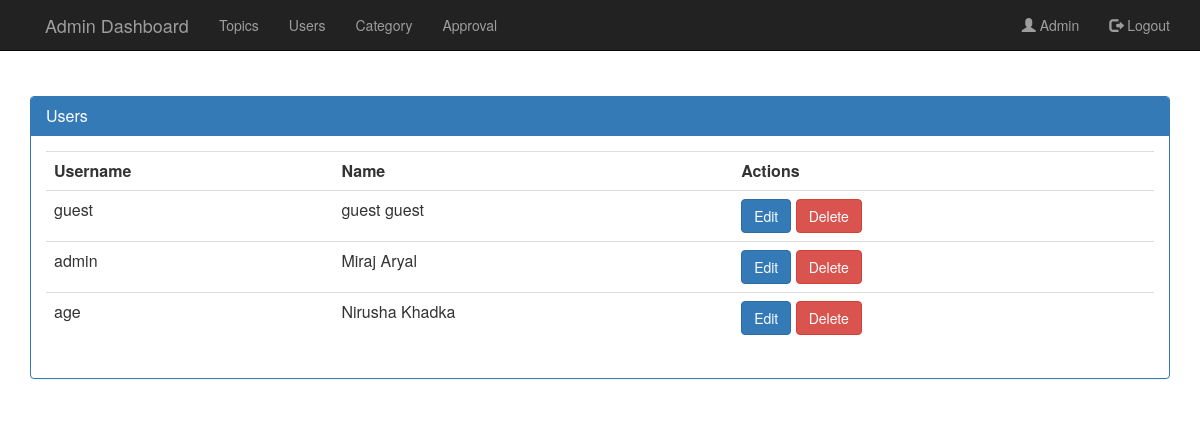
The app's page /admin/user.php (signed in) with its own data.
### tables this page shows
CREATE TABLE `tblaccount` (
  `accnt_Id` int(11) NOT NULL,
  `username` varchar(255) DEFAULT NULL,
  `password` varchar(255) DEFAULT NULL,
  `user_Id` int(11) DEFAULT NULL,
  `email` varchar(200) NOT NULL,
  `forgot` varchar(255) NOT NULL
);

CREATE TABLE `tbluser` (
  `user_Id` int(11) NOT NULL,
  `fname` varchar(255) DEFAULT NULL,
  `lname` varchar(255) DEFAULT NULL
);

### admin/user.php (the view, shortened to what this page needs)
<?php include "header.php";?>
<div class="container" style="margin:8% auto;">
    <div class="panel panel-primary">
        <div class="panel-heading">
            <h3 class="panel-title">Users</h3>
        </div>
        <div class="panel-body">
            <table class="table table-stripped">
                <th>Username</th>
                <th>Name</th>
                <th>Actions</th>
                <?php
                include "../functions/db.php";
                $sql = "SELECT * from tbluser as tu join tblaccount as ta on tu.user_Id=ta.user_Id";
                $run = mysqli_query($con,$sql);
                while($row=mysqli_fetch_array($run))
                {
                    extract($row);
                    echo "<tr>";
                    echo "<td>".$username."</td>";
                    echo "<td>".$fname.' '.$lname."</td>";
                    echo '<td><a href="edituser.php?uid='.$user_Id.'"><button class="btn btn-primary">Edit</button></a> <button class="btn btn-danger" onclick="deleteuser('.$user_Id.')">Delete</button>';
                    echo "</tr>";
                }
                ?>
            </table>
        </div>
    </div>
</div>
</body>
</html>

### css/global.css (style rules this page uses)
body { background-color: #333; }

### records on screen
tblaccount: username "guest", user_Id.fname "guest", user_Id.lname "guest"
tblaccount: username "admin", user_Id.fname "Miraj", user_Id.lname "Aryal"
tblaccount: username "age", user_Id.fname "Nirusha", user_Id.lname "Khadka"

### other values on screen
$username "Admin"
